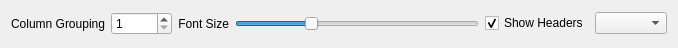
<?xml version="1.0" encoding="UTF-8"?>
<ui version="4.0">
 <class>AsciiForm</class>
 <widget class="QWidget" name="AsciiForm">
  <property name="geometry">
   <rect>
    <x>0</x>
    <y>0</y>
    <width>678</width>
    <height>48</height>
   </rect>
  </property>
  <property name="windowTitle">
   <string>Form</string>
  </property>
  <layout class="QVBoxLayout" name="verticalLayout">
   <item>
    <layout class="QHBoxLayout" name="horizontalLayout">
     <item>
      <widget class="QLabel" name="lb_columnGrouping">
       <property name="text">
        <string>Column Grouping</string>
       </property>
       <property name="alignment">
        <set>Qt::AlignRight|Qt::AlignTrailing|Qt::AlignVCenter</set>
       </property>
       <property name="buddy">
        <cstring>sb_columnGrouping</cstring>
       </property>
      </widget>
     </item>
     <item>
      <widget class="QSpinBox" name="sb_columnGrouping">
       <property name="minimum">
        <number>1</number>
       </property>
       <property name="maximum">
        <number>10000</number>
       </property>
       <property name="value">
        <number>1</number>
       </property>
      </widget>
     </item>
     <item>
      <widget class="QLabel" name="lb_fontSize">
       <property name="text">
        <string>Font Size</string>
       </property>
       <property name="alignment">
        <set>Qt::AlignRight|Qt::AlignTrailing|Qt::AlignVCenter</set>
       </property>
       <property name="buddy">
        <cstring>hs_fontSize</cstring>
       </property>
      </widget>
     </item>
     <item>
      <widget class="QSlider" name="hs_fontSize">
       <property name="minimum">
        <number>4</number>
       </property>
       <property name="maximum">
        <number>24</number>
       </property>
       <property name="pageStep">
        <number>2</number>
       </property>
       <property name="value">
        <number>10</number>
       </property>
       <property name="orientation">
        <enum>Qt::Horizontal</enum>
       </property>
      </widget>
     </item>
     <item>
      <widget class="QCheckBox" name="cb_showHeaders">
       <property name="text">
        <string>Show Headers</string>
       </property>
       <property name="checked">
        <bool>true</bool>
       </property>
      </widget>
     </item>
     <item>
      <widget class="QComboBox" name="cb_encoding"/>
     </item>
    </layout>
   </item>
  </layout>
 </widget>
 <resources/>
 <connections/>
</ui>
